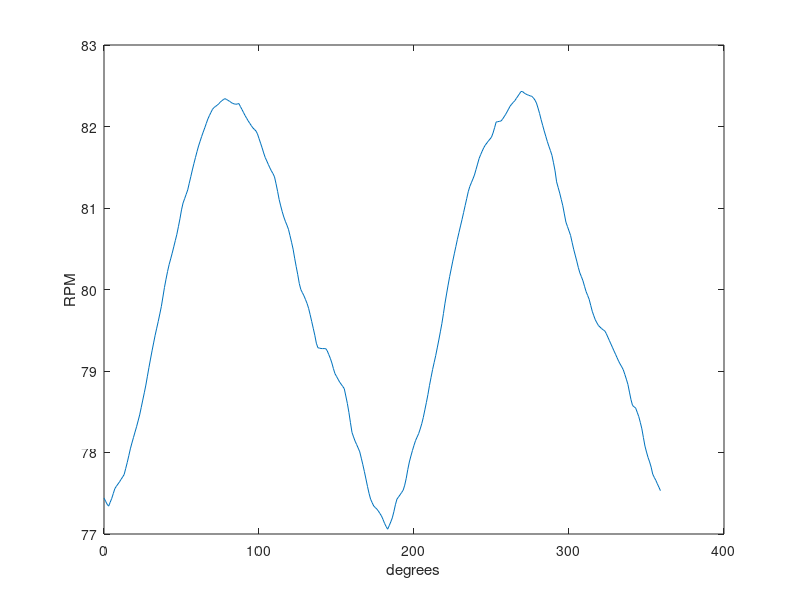
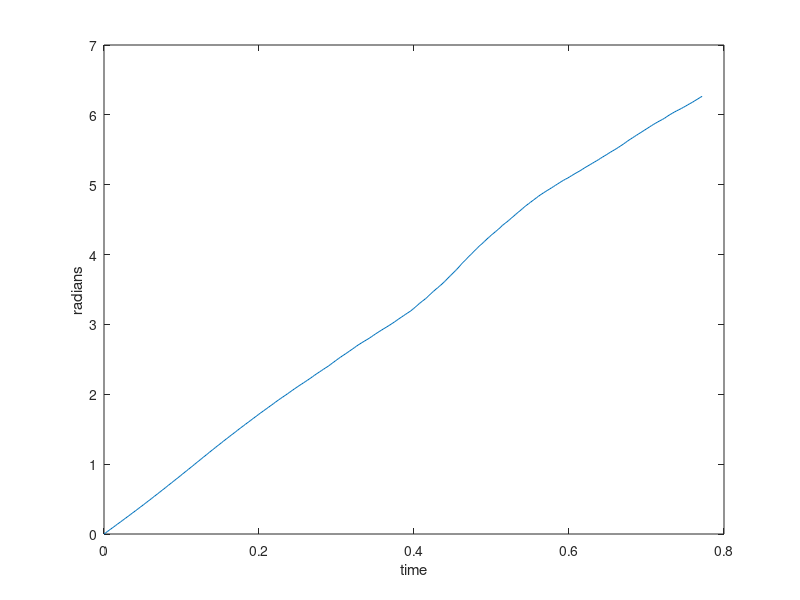
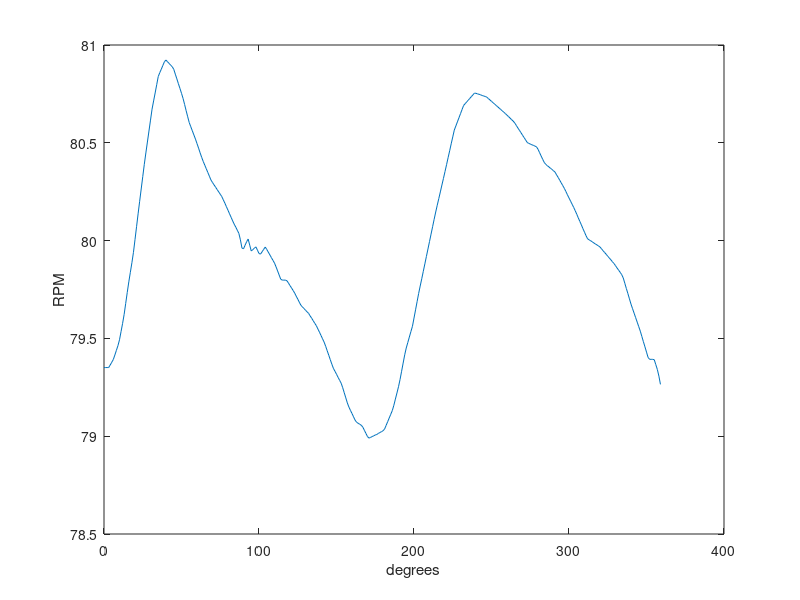
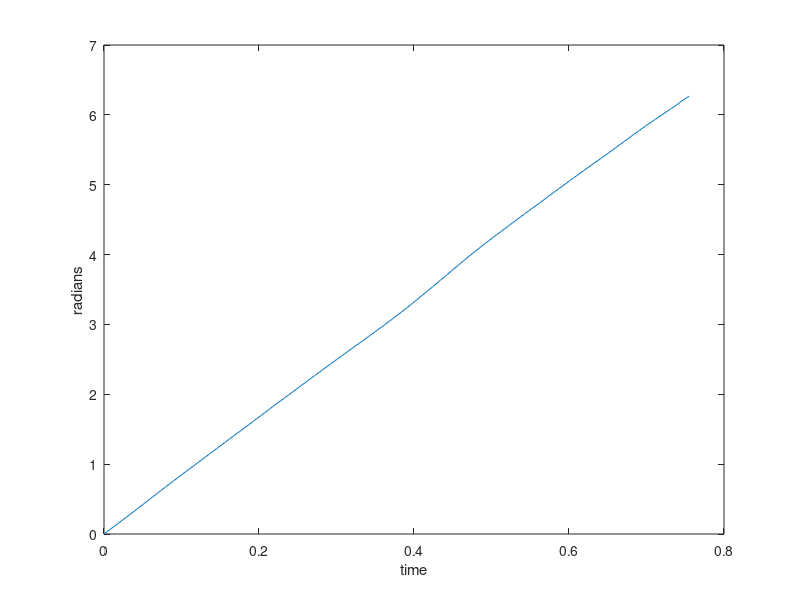

Write MATLAB code to recreate these figures, in order.
%% Input Raw Data
raw_data = [0,77.441
1,77.403
2,77.365
3,77.342
4,77.39
5,77.437
6,77.497
7,77.557
8,77.586
9,77.613
10,77.64
11,77.67
12,77.699
13,77.73
14,77.804
15,77.878
16,77.961
17,78.045
18,78.116
19,78.183
20,78.25
21,78.316
22,78.388
23,78.461
24,78.551
25,78.643
26,78.733
27,78.827
28,78.936
29,79.044
30,79.147
31,79.248
32,79.344
33,79.439
34,79.525
35,79.609
36,79.7
37,79.792
38,79.908
39,80.025
40,80.126
41,80.221
42,80.305
43,80.375
44,80.446
45,80.523
46,80.6
47,80.677
48,80.771
49,80.868
50,80.977
51,81.061
52,81.114
53,81.167
54,81.222
55,81.304
56,81.385
57,81.467
58,81.545
59,81.619
60,81.692
61,81.761
62,81.819
63,81.878
64,81.931
65,81.984
66,82.038
67,82.092
68,82.134
69,82.173
70,82.211
71,82.233
72,82.247
73,82.261
74,82.278
75,82.299
76,82.316
77,82.33
78,82.342
79,82.332
80,82.321
81,82.309
82,82.296
83,82.283
84,82.278
85,82.273
86,82.276
87,82.282
88,82.245
89,82.209
90,82.172
91,82.135
92,82.102
93,82.07
94,82.04
95,82.012
96,81.984
97,81.965
98,81.946
99,81.91
100,81.853
101,81.796
102,81.739
103,81.676
104,81.62
105,81.578
106,81.535
107,81.493
108,81.455
109,81.423
110,81.382
111,81.297
112,81.204
113,81.104
114,81.026
115,80.954
116,80.89
117,80.837
118,80.79
119,80.739
120,80.661
121,80.58
122,80.495
123,80.384
124,80.281
125,80.182
126,80.073
127,79.999
128,79.961
129,79.923
130,79.877
131,79.829
132,79.769
133,79.691
134,79.608
135,79.524
136,79.439
137,79.341
138,79.285
139,79.281
140,79.276
141,79.275
142,79.275
143,79.275
144,79.249
145,79.202
146,79.156
147,79.099
148,79.03
149,78.968
150,78.934
151,78.899
152,78.865
153,78.838
154,78.811
155,78.784
156,78.694
157,78.602
158,78.492
159,78.366
160,78.246
161,78.191
162,78.139
163,78.097
164,78.054
165,78.008
166,77.93
167,77.85
168,77.765
169,77.675
170,77.583
171,77.498
172,77.427
173,77.385
174,77.344
175,77.325
176,77.306
177,77.282
178,77.252
179,77.222
180,77.179
181,77.131
182,77.092
183,77.059
184,77.102
185,77.148
186,77.198
187,77.273
188,77.359
189,77.428
190,77.454
191,77.481
192,77.509
193,77.537
194,77.599
195,77.684
196,77.792
197,77.884
198,77.957
199,78.025
200,78.088
201,78.147
202,78.189
203,78.232
204,78.289
205,78.353
206,78.43
207,78.523
208,78.615
209,78.713
210,78.824
211,78.922
212,79.019
213,79.104
214,79.189
215,79.284
216,79.38
217,79.481
218,79.584
219,79.705
220,79.832
221,79.945
222,80.054
223,80.159
224,80.253
225,80.348
226,80.438
227,80.527
228,80.616
229,80.699
230,80.78
231,80.86
232,80.945
233,81.03
234,81.115
235,81.2
236,81.264
237,81.31
238,81.356
239,81.405
240,81.472
241,81.539
242,81.607
243,81.655
244,81.698
245,81.74
246,81.772
247,81.797
248,81.823
249,81.845
250,81.87
251,81.921
252,81.986
253,82.055
254,82.059
255,82.063
256,82.066
257,82.086
258,82.116
259,82.145
260,82.179
261,82.214
262,82.249
263,82.274
264,82.295
265,82.316
266,82.344
267,82.372
268,82.4
269,82.429
270,82.429
271,82.413
272,82.4
273,82.391
274,82.383
275,82.376
276,82.37
277,82.352
278,82.325
279,82.288
280,82.227
281,82.161
282,82.085
283,82.015
284,81.946
285,81.881
286,81.817
287,81.758
288,81.705
289,81.646
290,81.555
291,81.456
292,81.321
293,81.252
294,81.183
295,81.106
296,81.028
297,80.927
298,80.827
299,80.773
300,80.719
301,80.664
302,80.579
303,80.495
304,80.422
305,80.349
306,80.271
307,80.204
308,80.157
309,80.107
310,80.04
311,79.976
312,79.928
313,79.88
314,79.806
315,79.733
316,79.678
317,79.627
318,79.591
319,79.558
320,79.539
321,79.521
322,79.506
323,79.494
324,79.461
325,79.418
326,79.376
327,79.333
328,79.291
329,79.248
330,79.206
331,79.164
332,79.121
333,79.085
334,79.052
335,79.016
336,78.959
337,78.9
338,78.836
339,78.741
340,78.648
341,78.577
342,78.561
343,78.545
344,78.494
345,78.441
346,78.37
347,78.291
348,78.184
349,78.079
350,78.006
351,77.939
352,77.885
353,77.82
354,77.735
355,77.695
356,77.659
357,77.616
358,77.574
359,77.532];

%% Processing Data

figure()
plot(raw_data(:,1),raw_data(:,2))
ylabel('RPM')
xlabel('degrees')

for i=1:360
    raw_data(i,1) = (pi/180) * raw_data(i,1);
    raw_data(i,2) = raw_data(i,1)/(0.104719755* raw_data(i,2));
end

figure()
plot(raw_data(:,2),raw_data(:,1))
ylabel('radians')
xlabel('time')

%% Input Raw Data (Beginner)

raw_data_beginner = [0,79.351
1,79.351
2,79.351
3,79.351
4,79.364
5,79.378
6,79.392
7,79.415
8,79.439
9,79.463
10,79.493
11,79.535
12,79.577
13,79.623
14,79.679
15,79.735
16,79.789
17,79.838
18,79.887
19,79.94
20,80.005
21,80.071
22,80.137
23,80.201
24,80.264
25,80.327
26,80.39
27,80.448
28,80.504
29,80.56
30,80.616
31,80.672
32,80.714
33,80.755
34,80.797
35,80.839
36,80.859
37,80.877
38,80.896
39,80.915
40,80.923
41,80.914
42,80.906
43,80.897
44,80.889
45,80.876
46,80.851
47,80.827
48,80.802
49,80.778
50,80.753
51,80.727
52,80.696
53,80.664
54,80.633
55,80.603
56,80.582
57,80.561
58,80.54
59,80.519
60,80.496
61,80.473
62,80.449
63,80.426
64,80.405
65,80.386
66,80.367
67,80.348
68,80.329
69,80.31
70,80.297
71,80.285
72,80.273
73,80.261
74,80.249
75,80.237
76,80.225
77,80.208
78,80.191
79,80.173
80,80.155
81,80.137
82,80.119
83,80.101
84,80.084
85,80.069
86,80.053
87,80.037
88,80.004
89,79.962
90,79.958
91,79.976
92,79.994
93,80.008
94,79.977
95,79.947
96,79.954
97,79.961
98,79.968
99,79.951
100,79.934
101,79.931
102,79.943
103,79.955
104,79.967
105,79.955
106,79.941
107,79.927
108,79.913
109,79.899
110,79.885
111,79.866
112,79.845
113,79.824
114,79.803
115,79.798
116,79.798
117,79.798
118,79.795
119,79.783
120,79.77
121,79.758
122,79.745
123,79.732
124,79.716
125,79.701
126,79.685
127,79.67
128,79.661
129,79.653
130,79.644
131,79.636
132,79.628
133,79.615
134,79.603
135,79.59
136,79.577
137,79.565
138,79.548
139,79.532
140,79.515
141,79.498
142,79.481
143,79.46
144,79.437
145,79.414
146,79.391
147,79.368
148,79.347
149,79.332
150,79.317
151,79.301
152,79.286
153,79.271
154,79.248
155,79.222
156,79.196
157,79.17
158,79.149
159,79.132
160,79.116
161,79.099
162,79.082
163,79.071
164,79.066
165,79.061
166,79.056
167,79.046
168,79.03
169,79.014
170,78.998
171,78.99
172,78.994
173,78.998
174,79.002
175,79.006
176,79.009
177,79.014
178,79.019
179,79.023
180,79.028
181,79.036
182,79.055
183,79.074
184,79.093
185,79.112
186,79.131
187,79.158
188,79.19
189,79.221
190,79.253
191,79.29
192,79.332
193,79.374
194,79.416
195,79.451
196,79.479
197,79.507
198,79.535
199,79.562
200,79.604
201,79.646
202,79.688
203,79.73
204,79.768
205,79.805
206,79.843
207,79.881
208,79.919
209,79.957
210,79.995
211,80.033
212,80.071
213,80.109
214,80.146
215,80.181
216,80.215
217,80.249
218,80.284
219,80.318
220,80.353
221,80.388
222,80.424
223,80.459
224,80.495
225,80.53
226,80.565
227,80.586
228,80.607
229,80.628
230,80.649
231,80.67
232,80.691
233,80.7
234,80.709
235,80.718
236,80.727
237,80.736
238,80.745
239,80.754
240,80.753
241,80.75
242,80.748
243,80.745
244,80.742
245,80.739
246,80.737
247,80.733
248,80.726
249,80.719
250,80.712
251,80.705
252,80.698
253,80.691
254,80.684
255,80.677
256,80.67
257,80.663
258,80.656
259,80.649
260,80.641
261,80.634
262,80.626
263,80.618
264,80.611
265,80.601
266,80.589
267,80.576
268,80.564
269,80.552
270,80.539
271,80.527
272,80.515
273,80.502
274,80.497
275,80.494
276,80.49
277,80.487
278,80.483
279,80.48
280,80.467
281,80.45
282,80.433
283,80.416
284,80.4
285,80.39
286,80.383
287,80.377
288,80.37
289,80.364
290,80.357
291,80.35
292,80.336
293,80.323
294,80.309
295,80.295
296,80.281
297,80.267
298,80.251
299,80.234
300,80.218
301,80.202
302,80.186
303,80.17
304,80.153
305,80.135
306,80.116
307,80.098
308,80.08
309,80.061
310,80.043
311,80.025
312,80.009
313,80.004
314,79.999
315,79.994
316,79.988
317,79.983
318,79.978
319,79.973
320,79.967
321,79.958
322,79.948
323,79.939
324,79.93
325,79.92
326,79.911
327,79.902
328,79.892
329,79.883
330,79.872
331,79.86
332,79.849
333,79.838
334,79.826
335,79.809
336,79.782
337,79.755
338,79.729
339,79.702
340,79.675
341,79.652
342,79.629
343,79.606
344,79.583
345,79.56
346,79.537
347,79.51
348,79.483
349,79.457
350,79.43
351,79.403
352,79.393
353,79.393
354,79.393
355,79.391
356,79.366
357,79.341
358,79.307
359,79.265];

%% Processing Raw Data (Beginner)

figure()
plot(raw_data_beginner(:,1),raw_data_beginner(:,2))
ylabel('RPM')
xlabel('degrees')


for i=1:360
    raw_data_beginner(i,1) = (pi/180) * raw_data_beginner(i,1);
    raw_data_beginner(i,2) = raw_data_beginner(i,1)/(0.104719755* raw_data_beginner(i,2));
end

figure()
plot(raw_data_beginner(:,2),raw_data_beginner(:,1))
ylabel('radians')
xlabel('time')